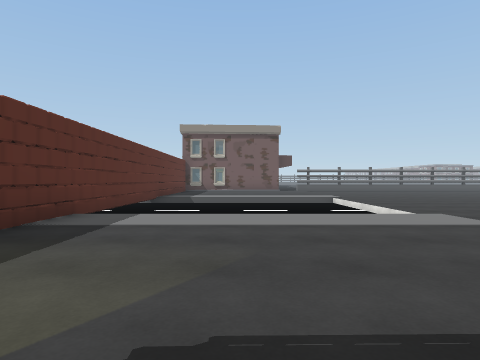
view 1 (above)

19 first-person views from a walk through a Unity game level. The camera is 1.2 m above the floor, looks level and sees 75° across. The floor is counted in squares, 2 m on a side. Each view is taken from the middle of a square. On the plan, view 1 faces up. The plan holds only what a view shows up to about 9 squares ahead; the rest is blank. The place goes on beyond the plan. The player is left out. Some surface patterns are stand-ins.

view 2
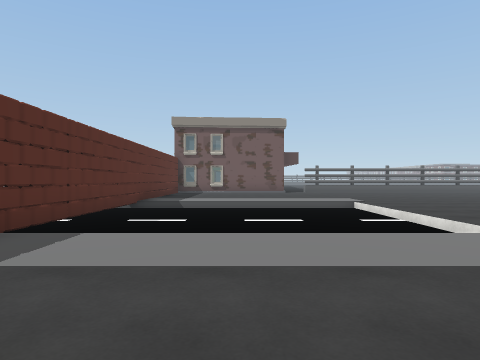

view 3
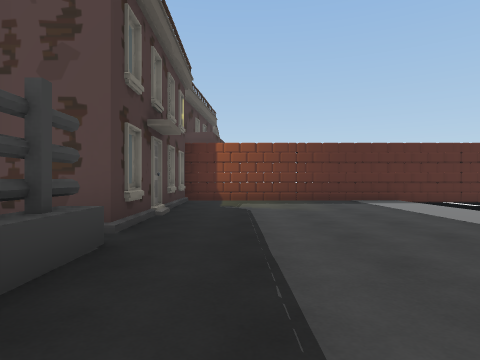

view 4
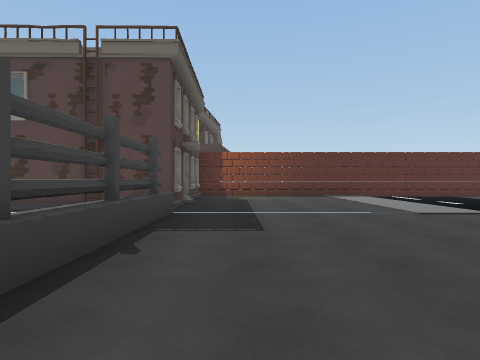

view 5
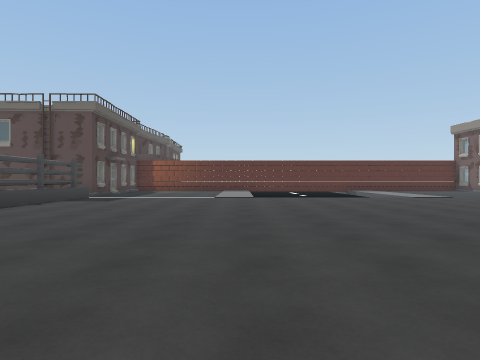

view 6
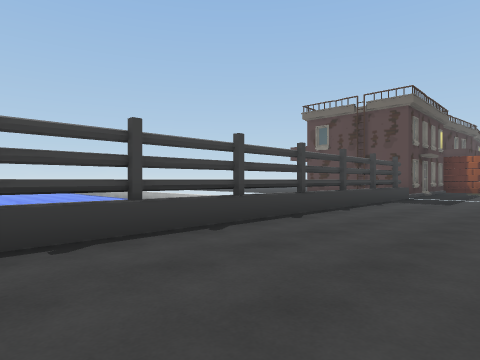

view 7
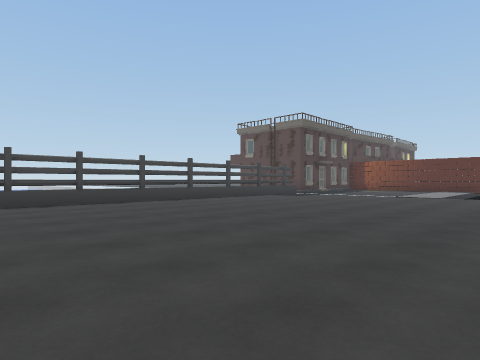

view 8
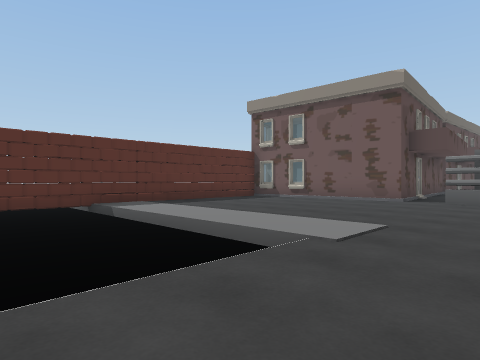

view 9
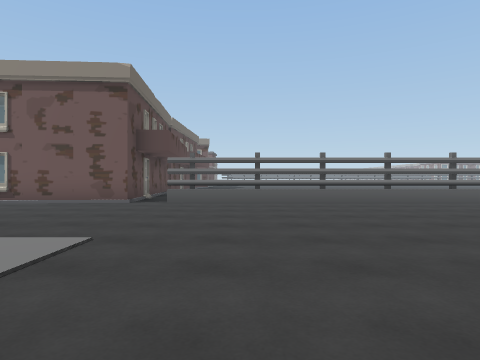

view 10
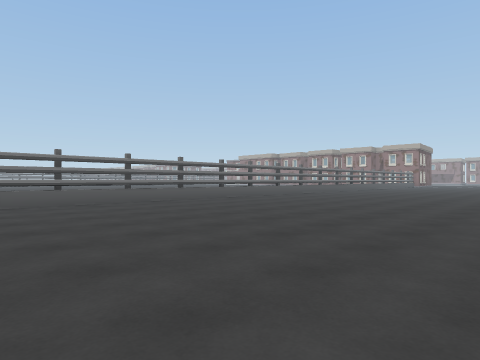

view 11
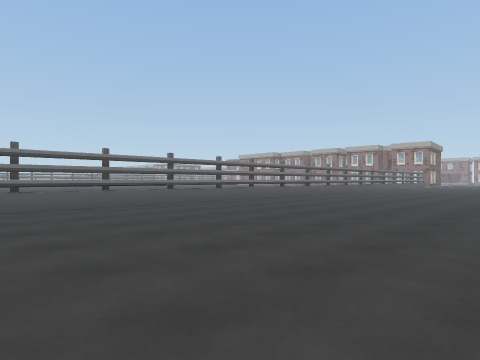

view 12
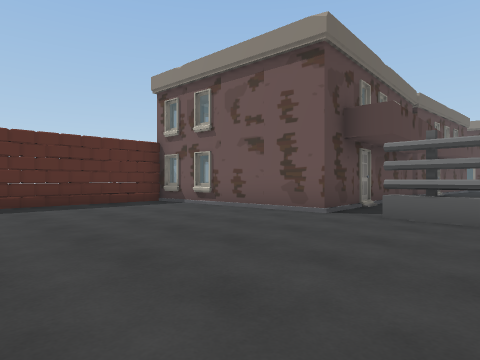

view 13
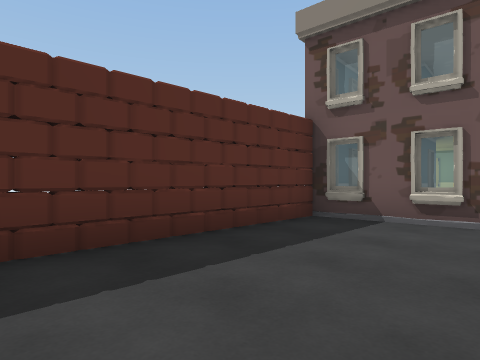

view 14
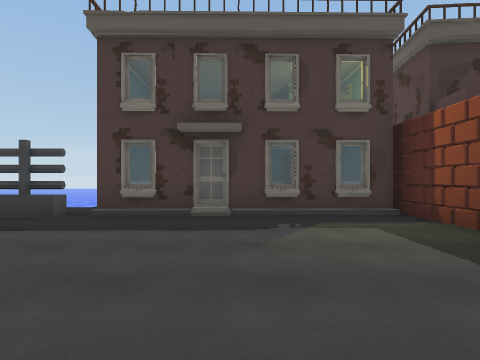

view 15
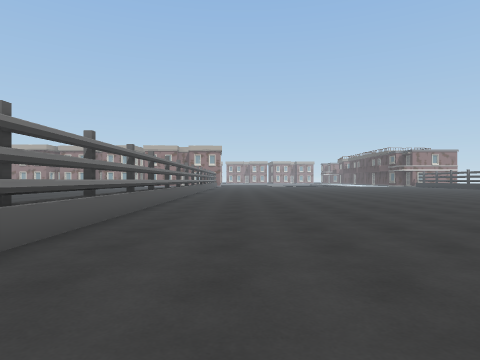

view 16
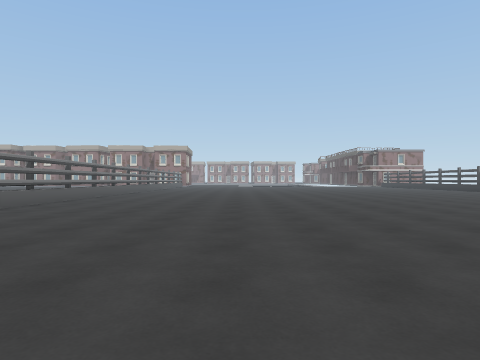

view 17
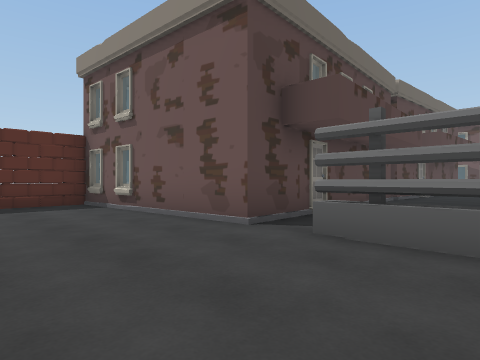

view 18
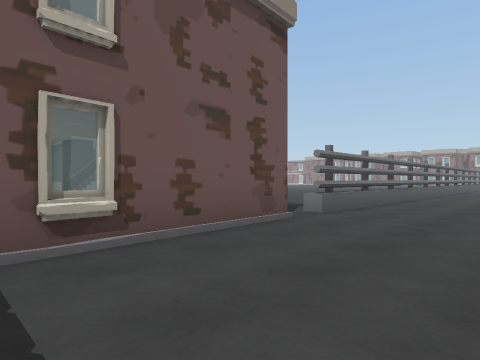

view 19
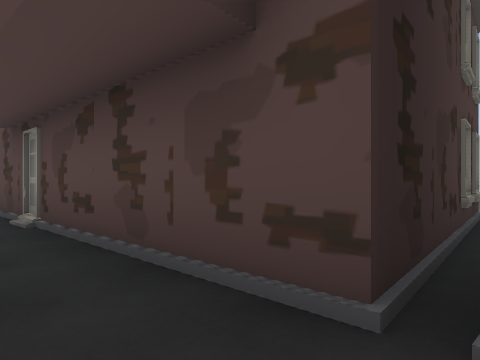

### Floor plan
Key: @ floor where view 1 was taken; # wall or solid block; . main floor; - floor 0.5 m lower than the main floor; / step, stairs or slope; ^ raised ledge; H house.
Columns run from 4 left of view 1 to 15 right of it. Each row starts with its distance up from view 1.
 24      H/..
 23  HH#HH/..
 22     HH/.
 21   H   /.
 20   H   H.
 19  HH   H
 18  #    #..
 17  HHH###.############
 16  #..................
 15  #..................
 14  #..................
 13  #..................
 12  #..................
 11 /#//////............
 10 -#-----/............
  9 -#-----/............
  8 -#-----/............
  7 -#-----/............
  6  #     /............
  5  #..................
  4  #..................
  3  #.................
  2  #.................
  1  #.................
  0  #..@...^^^^^^^^^^^
 -1 H#HHHHH............
 -2 H#    H..
 -3   HH  H.
 -4    H HH

Positions as (right, up) in squares from view 1, and headings:
1: (0, 0), facing up
2: (0, 2), facing up
3: (6, 1), facing left
4: (9, 1), facing left
5: (14, 5), facing left
6: (14, 3), facing down-left
7: (15, 8), facing down-left
8: (5, 8), facing up-left
9: (5, 9), facing up
10: (5, 9), facing up-right
11: (6, 10), facing up-right
12: (5, 12), facing up-left
13: (0, 12), facing up-left
14: (0, 5), facing down
15: (6, 15), facing right
16: (6, 12), facing right
17: (5, 14), facing up-left
18: (-2, 14), facing up-right
19: (3, 24), facing down-left
